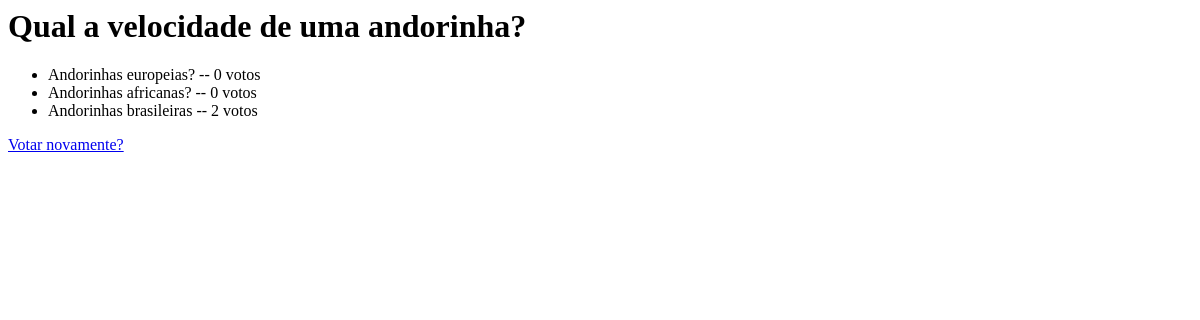
/enquetes/9/resultado/, run on an earlier commit of the app's database.
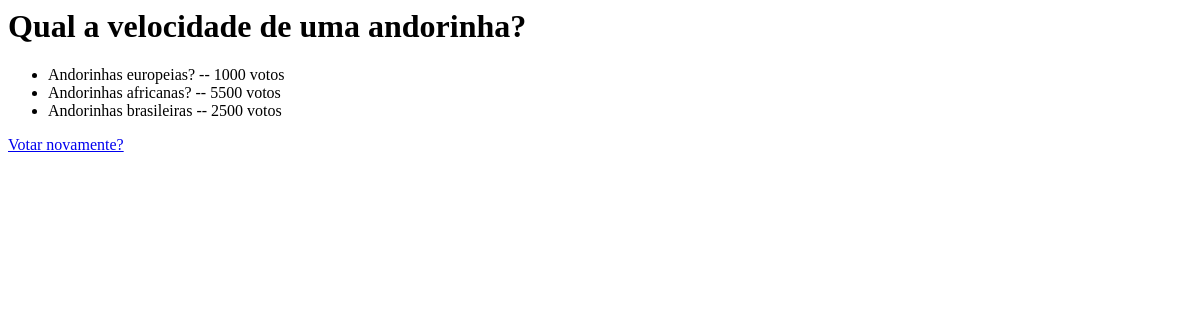
And on a later commit of the database.
### enquetes/models.py (models this page shows, shortened)
class Resposta(models.Model):
    enquete = models.ForeignKey(
        Enquete, on_delete=models.CASCADE, related_name='respostas',)
    opcao = models.CharField(max_length=200)
    votos = models.IntegerField(default=0)

### enquetes/views.py (the view)
# urls.py: path('<int:pk>/resultado/', views.ResultadoView.as_view(),
class ResultadoView(generic.DetailView):
    model = Enquete
    template_name = 'enquetes/resultado.html'

### enquetes/templates/enquetes/resultado.html
<h1>{{ enquete.texto }}</h1>
<ul>
{% for resposta in enquete.respostas.all %}
    <li>{{ resposta.opcao }} -- {{ resposta.votos }} voto{{ resposta.votos|pluralize }}</li>
{% endfor %}
</ul>
<a href="{% url 'enquetes:detalhe' enquete.id %}">Votar novamente?</a>

What changed in the data, as far as the page shows it:
changed Resposta "Andorinhas europeias?": votos "0" → "1000"
changed Resposta "Andorinhas africanas?": votos "0" → "5500"
changed Resposta "Andorinhas brasileiras": votos "2" → "2500"
